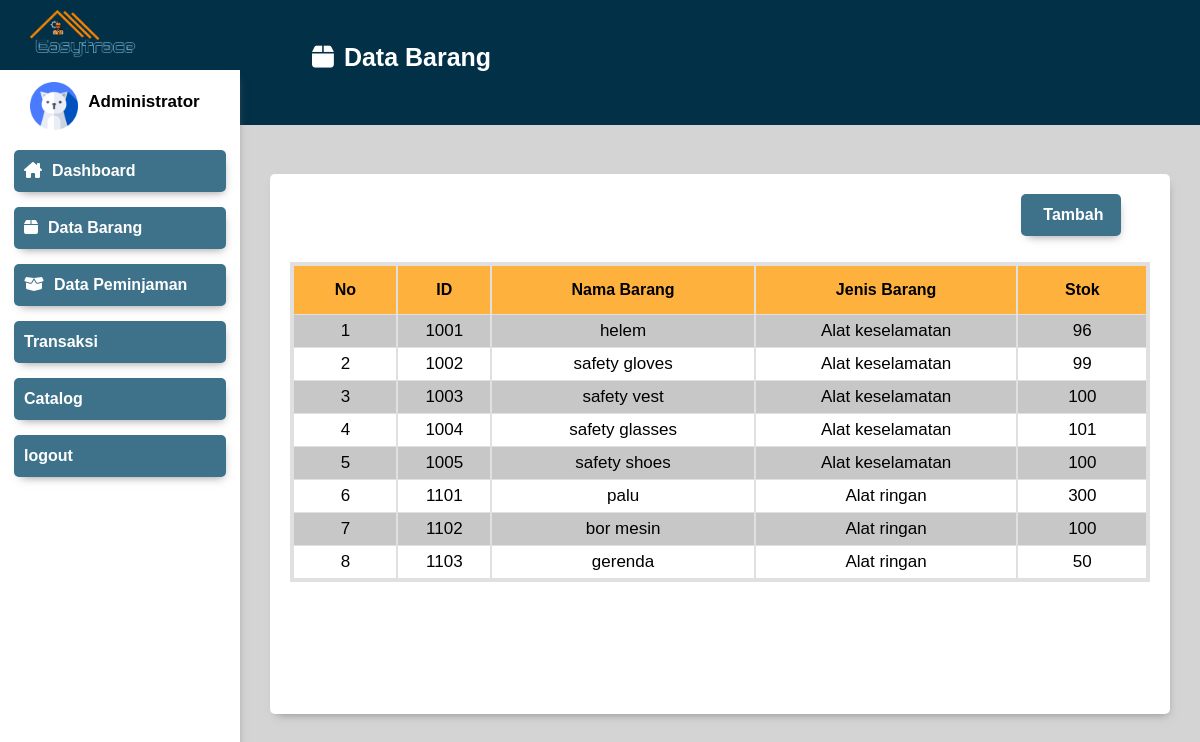
The page /databarang.php on the database its author committed.
### tables this page shows
CREATE TABLE `barang` (
  `id_barang` int(11) NOT NULL,
  `nama_brg` varchar(225) NOT NULL,
  `stok` int(11) NOT NULL,
  `id_jenis` int(11) NOT NULL
);

CREATE TABLE `jenis` (
  `id_jenis` int(11) NOT NULL,
  `jenis_brg` varchar(225) NOT NULL
);

### databarang.php (the view, shortened to what this page needs)
<!DOCTYPE html>
<html lang="en">
<head>
  <link rel="stylesheet" href="css/main.css">
  <link rel="stylesheet" href="./css/modal.css">
  <link rel="stylesheet" href="./css/header&sidebar.css">
</head>
<body>
     <div class="header">
      <div class="logo">
        <img src="./img/Logo2.png" alt="">
      </div>
      <div class="page-name">
        <h4><i class="fa-solid fa-box"></i>Data Barang</h4>
      </div>
    </div>
    <div class="header stack-header">
      <div class="ava-name">
        <div class="ava">
          <img src="./img/cat.png"alt="">
        </div>
        <div class="name">
        <span style='padding:10px;'><?php echo $_SESSION['name'];?><span style='padding:0;'><b>Administrator</b></Span></span>
        </div>
      </div>
      <div class="btn" style="width: 100%;">
        <button onclick="location.href='dashboard.php'"><i class="fa-solid fa-house-chimney"></i>Dashboard</button>
        <button onclick="location.href='databarang.php'"><i class="fa-solid fa-box"></i>Data Barang</button>
        <button onclick="location.href='pinjaman.php'"><i class="fa-solid fa-box-open"></i>Data Peminjaman</button>
        <button onclick="myfunction()" class="dropdwon">Transaksi</button>
        <button onclick="location.href='catalog.html'">Catalog</button>
        <button onclick="location.href='logout.php'">logout</button>
      </div>
    </div>
    <div id="main" class="ha">
      <div class="ha bottom">
        <button id="myBtn" onclick="cliked()">Tambah</button>
        <Table width="100%" class="tb-data" cellspacing="0">
          <tr>
          <th>No</th>
          <th>ID</th>
          <th>Nama Barang</th>
          <th>Jenis Barang</th>
          <th>Stok</th>
          </tr>
          <?php
          include_once("config.php");
          $sql= "SELECT barang.id_barang, barang.nama_brg,barang.stok, jenis.jenis_brg
          FROM barang
          INNER JOIN jenis ON barang.id_jenis = jenis.id_jenis;";
          $result = mysqli_query($connect,$sql);
          while($databarang = mysqli_fetch_array($result)){
            global $no;
            $no = $no+1;
            echo "<tr>";
            echo "<td>". $no."</td>";
            echo "<td>". $databarang['id_barang']."</td>";
            echo "<td>". $databarang['nama_brg']."</td>";
            echo "<td>". $databarang['jenis_brg']."</td>";
            echo "<td>". $databarang['stok']."</td>";
            echo "</tr>";
          }
          ?>
        </Table>
      </div>
    </div>
  </body>
  </html>
</body>
</html>

### css/main.css (style rules this page uses)
#main { width: 75%; height: 100vh; margin-top: 18vh; margin-right: 3.7vh; height: auto; position: relative; float: right; border-radius: 8px; }
.bottom { top:50%; margin-top: 30px; margin-bottom: 30px; border-radius: 5px; height: 500px; padding: 20px; background-color: white; overflow: auto; box-shadow: 2px 5px 9px -5px rgba(112,112,115,0.79); }
th { padding: 15px; font-size: medium; }
.bottom button { margin: 0; margin-left: 85%; margin-bottom: 3%; text-align: center; justify-content: right; width: 100px; }
.tb-data { border: solid rgb(225, 223, 223); text-align: center; }
.tb-data td { height: 30px; border: solid rgb(225, 223, 223); border-width: 1px; border-top-width: 0px; }
.tb-data th { background-color: rgb(255, 177, 61); border: solid rgb(225, 223, 223); border-width: 1px; }
.tb-data tr:nth-child(even) { background-color: rgb(199, 199, 199); }

### css/header&sidebar.css (style rules this page uses)
body { margin: 0px; padding: 0px; box-sizing: border-box; background-color: rgb(212, 212, 212); font-family: Helvetica, sans-serif; font-size: 17px; }
.header { width:100%; background-color:#023047; height: 125px; position: absolute; display: flex; }
.logo { width: 20%; margin-left: 30px; margin-top: 10px; }
.logo img { width: 50%; margin-right: 30px; }
.page-name { margin-top: 10px; margin-left: 5%; color: white; width: 80%; font-size: larger; font-size: 25px; }
.stack-header { z-index: 4; margin-top: 70px; width: 20%; height: 100vh; background-color: white; box-shadow: 2px 5px 9px -5px rgba(112,112,115,0.79); display: flex; flex-direction: column; top: 0; left: 0; }
.ava-name { display:flex; width: 100%; justify-content: center; margin-top: 5%; }
.ava-name .ava { width: 20%; }
.ava-name .ava img { width: 100%; }
span { display: block; padding: 7px; }
button { display: block; padding-left: 10px; margin: auto; margin-top: 15px; text-align: left; color: white; font-weight: bold; font-size: 16px; background-color: #3E718A; border-radius: 5px; border-style: none; border-color: #3E718A; box-shadow: 2px 5px 9px -5px rgba(112,112,115,0.79); width: 212px; height: 42px; }
i { padding-right: 10px }

### rows shown on the page
barang: id_barang "1001", nama_brg "helem", id_jenis.jenis_brg "Alat keselamatan", stok "96"
barang: id_barang "1002", nama_brg "safety gloves", id_jenis.jenis_brg "Alat keselamatan", stok "99"
barang: id_barang "1003", nama_brg "safety vest", id_jenis.jenis_brg "Alat keselamatan", stok "100"
barang: id_barang "1004", nama_brg "safety glasses", id_jenis.jenis_brg "Alat keselamatan", stok "101"
barang: id_barang "1005", nama_brg "safety shoes", id_jenis.jenis_brg "Alat keselamatan", stok "100"
barang: id_barang "1101", nama_brg "palu", id_jenis.jenis_brg "Alat ringan", stok "300"
barang: id_barang "1102", nama_brg "bor mesin", id_jenis.jenis_brg "Alat ringan", stok "100"
barang: id_barang "1103", nama_brg "gerenda", id_jenis.jenis_brg "Alat ringan", stok "50"
